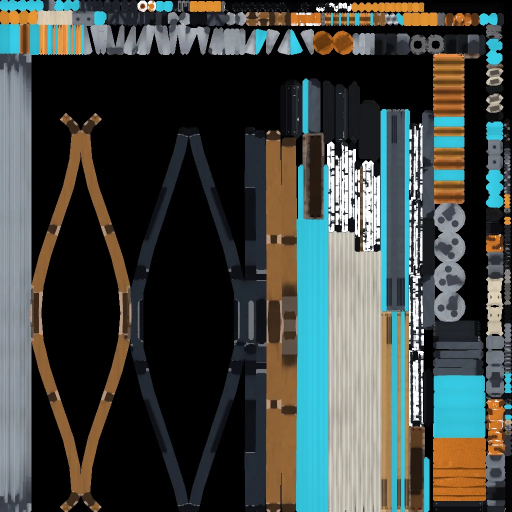
#> input picture models/bows.webp, 1024 x 1024 px, given in place of bows.webp.png, which was not available (shown at 1/2 size)
$ python wbsheet.py ../models/bows.webp
#> lines starting #> are read from the running program, lines starting #| are printed output that depends on the picture
#!/usr/bin/env python3
"""usage: tools/wbsheet.py a b c ...  -> shots/westB/sheet.png (side-by-side at 402x874 each)"""
import sys
from PIL import Image
names = sys.argv[1:]
ims = [Image.open(f'shots/westB/{n}.png').resize((402, 874)) for n in names]
#> ims = 1 item
w = Image.new('RGB', (402 * len(ims), 874))
#> w: PIL image 402x874 RGB; every value is 0
for i, im in enumerate(ims):
    w.paste(im, (402 * i, 0))
#> this loop made 1 pass
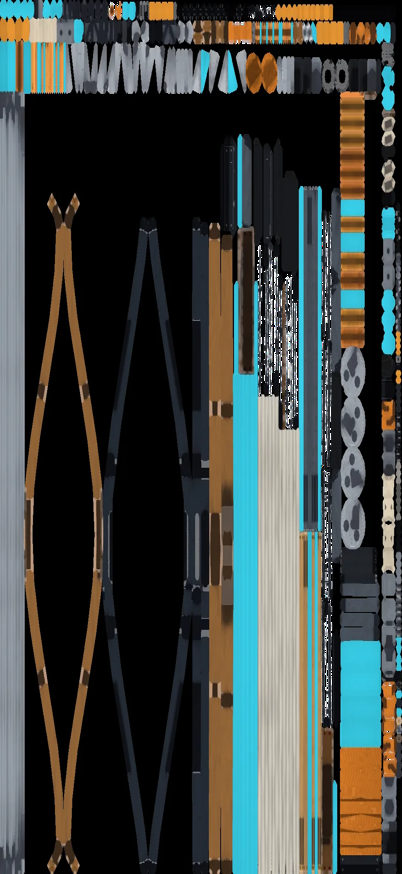
#> w: PIL image 402x874 RGB; mean R, G, B 61.1, 67.4, 63.7
w.save('shots/westB/sheet.png')

$ run again, on models/drone.webp
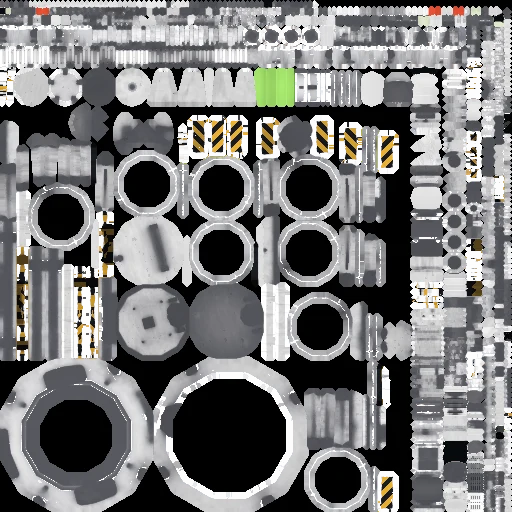
#> input picture models/drone.webp, 512 x 512 px, given in place of drone.webp.png, which was not available
#> ims = 1 item
#> the loop `for i, im in enumerate(ims):` made 1 pass
#> after the loop `for i, im in enumerate(ims):`:
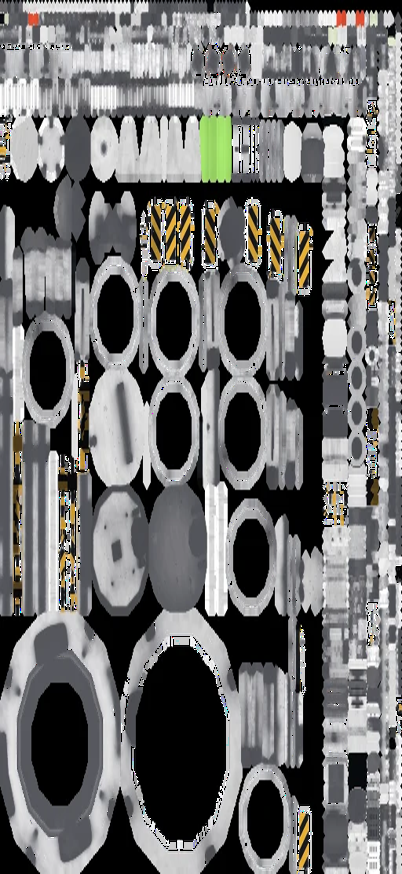
#> w: PIL image 402x874 RGB; mean R, G, B 113.8, 113.8, 113.8

$ run again, on models/folk.webp
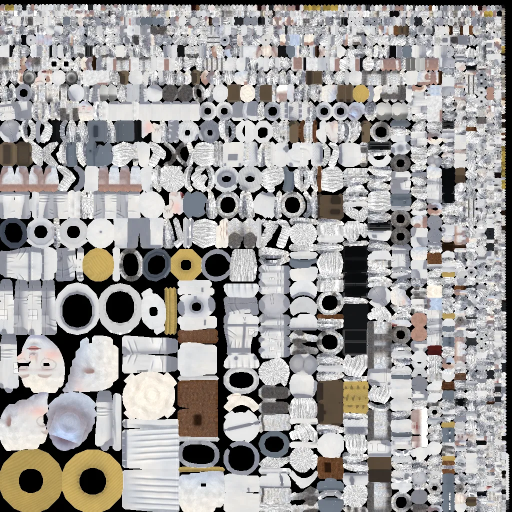
#> input picture models/folk.webp, 1024 x 1024 px, given in place of folk.webp.png, which was not available (shown at 1/2 size)
#> ims = 1 item
#> the loop `for i, im in enumerate(ims):` made 1 pass
#> after the loop `for i, im in enumerate(ims):`:
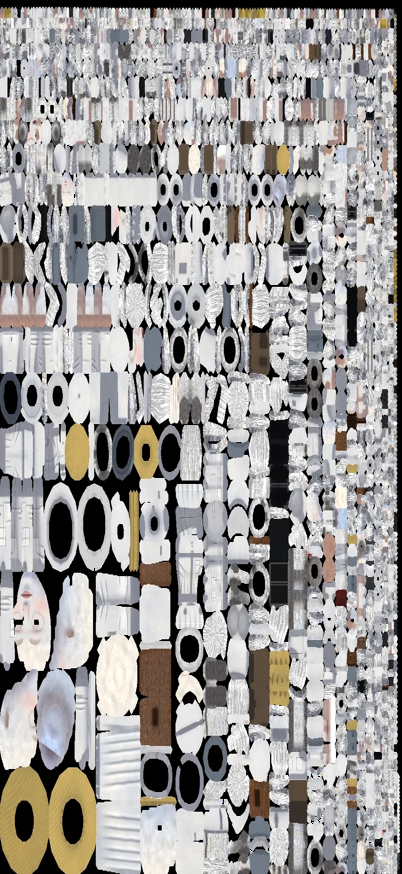
#> w: PIL image 402x874 RGB; mean R, G, B 159.1, 156.9, 155.4
